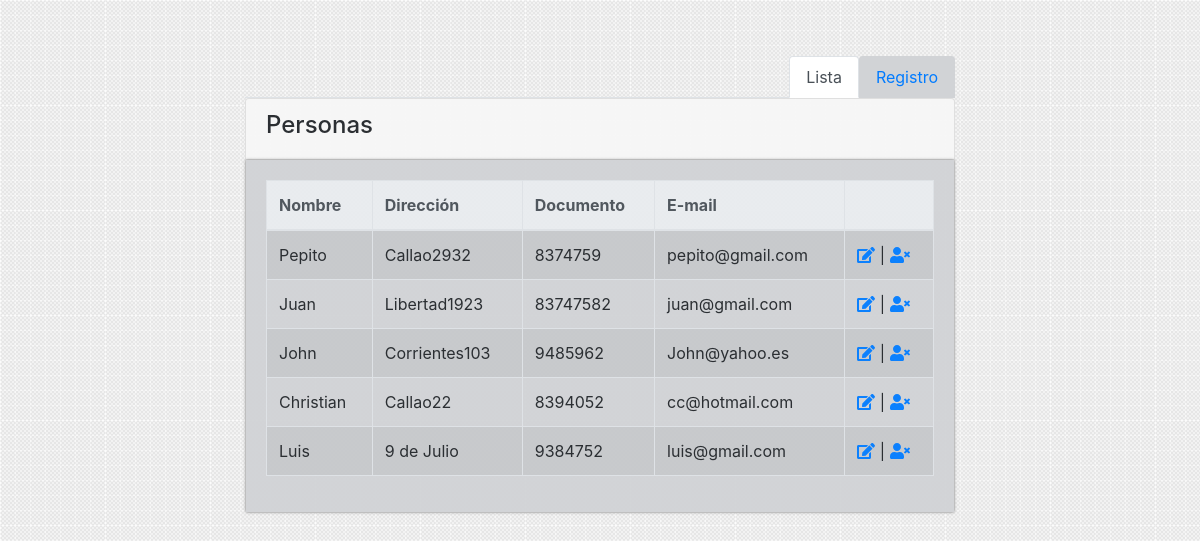
The page / on the database its author committed.
### tables this page shows
CREATE TABLE `personas` (
  `ID_PERSONA` int(11) NOT NULL,
  `NOMBRE` varchar(55) DEFAULT NULL,
  `DIRECCION` varchar(255) DEFAULT NULL,
  `DOCUMENTO` varchar(255) DEFAULT NULL,
  `EMAIL` varchar(255) DEFAULT NULL
);

### index.php (the view, shortened to what this page needs)
<?php
include 'acciones.php';
?>
<!DOCTYPE html>
<html lang="es">
<head>
    <link rel="stylesheet"
          href="https://maxcdn.bootstrapcdn.com/bootstrap/4.0.0/css/bootstrap.min.css">
    <link rel="stylesheet"
          href="https://use.fontawesome.com/releases/v5.0.8/css/solid.css">
    <link rel="stylesheet" type="text/css" href="assets/css/styles.css"
    <link rel="stylesheet" href="https://cdnjs.cloudflare.com/ajax/libs/twitter-bootstrap/4.1.1/css/bootstrap.css">
    <link rel="stylesheet" href="https://cdn.datatables.net/1.10.19/css/dataTables.bootstrap4.min.css">
</head>
<body>
<div class="container">
    <div class="mx-auto col-sm-8 main-section" id="myTab" role="tablist">
        <ul class="nav nav-tabs justify-content-end">
            <li class="nav-item">
                <a class="nav-link active" id="list-tab" data-toggle="tab" href="#list" role="tab" aria-controls="list" aria-selected="false">Lista</a>
            </li>
            <li class="nav-item" >
                <a class="nav-link" id="form-tab" data-toggle="tab" href="#form" role="tab" aria-controls="form" aria-selected="true">Registro</a>
            </li>
        </ul>
        <div class="tab-content" id="myTabContent">
            <div class="tab-pane fade show active" id="list" role="tabpanel" aria-labelledby="list-tab">
                <div class="card">
                    <div class="card-header">
                        <?php
                        $query = "SELECT * FROM personas";
                        $stmt = $conexion->prepare($query);
                        $stmt->execute();
                        $resultado=$stmt->get_result();
                        ?>
                        <h4>Personas</h4>
                    </div>
                    <div class="card-body">
                        <div class="table-responsive">
                            <table id="userList" class="table table-bordered table-hover table-striped">
                                <thead class="thead-light">
                                <tr>
                                    <th scope="col">Nombre</th>
                                    <th scope="col">Dirección</th>
                                    <th scope="col">Documento</th>
                                    <th scope="col">E-mail</th>
                                    <th></th>
                                </tr>
                                </thead>
                                <tbody>
                                <?php  while ($row = $resultado->fetch_assoc()): ?>
                                <tr>
                                    <td><?= $row['NOMBRE']; ?></td>
                                    <td><?= $row['DIRECCION']; ?></td>
                                    <td><?= $row['DOCUMENTO']; ?></td>
                                    <td><?= $row['EMAIL']; ?></td>
                                    <td>
                                        <a href="editar.php?edit=<?=$row['ID_PERSONA'];?>"><i class="fas fa-edit"></i></a>  |
                                        <a href="acciones.php?delete=<?=$row['ID_PERSONA'];?>" onclick="return confirm('Desea eliminar esta persona?')"><i class=" fas fa-user-times"></i></a>
                                    </td>
                                </tr>
                                <?php  endwhile; ?>
                                </tbody>
                            </table>
                        </div>
                    </div>
                </div>
            </div>
        </div>
    </div>
</div>
</body>
</html>

### assets/css/styles.css (style rules this page uses)
body { background: url(../img/bg.png); }
.main-section { margin:0 auto; margin-top:5%; }
.card { opacity: .95; }
.card-body { background-color: #d1d3d6; box-shadow: 0px 0px 3px #848484; }
.nav-tabs .nav-item a:not(.active) { background-color: #d1d3d6; }
.nav-tabs { border-bottom:0px; }

### rows shown on the page
personas: NOMBRE "Pepito", DIRECCION "Callao2932", DOCUMENTO "8374759", EMAIL "pepito@gmail.com"
personas: NOMBRE "Juan", DIRECCION "Libertad1923", DOCUMENTO "83747582", EMAIL "juan@gmail.com"
personas: NOMBRE "John", DIRECCION "Corrientes103", DOCUMENTO "9485962", EMAIL "John@yahoo.es"
personas: NOMBRE "Christian", DIRECCION "Callao22", DOCUMENTO "8394052", EMAIL "cc@hotmail.com"
personas: NOMBRE "Luis", DIRECCION "9 de Julio", DOCUMENTO "9384752", EMAIL "luis@gmail.com"
